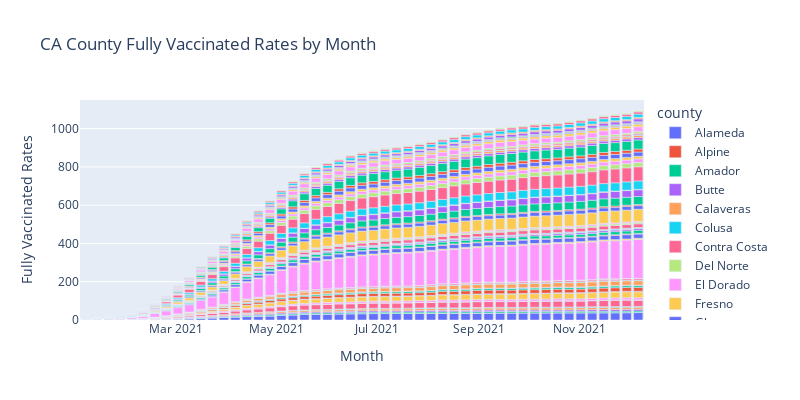

The cell this chart's notebook holds for it:
### Code cell
px.bar(vaccine_week_new, x="Week", y="fully_vaccinated_rates", title="CA County Fully Vaccinated Rates by Month",
       color="county", labels = {"fully_vaccinated_rates": "Fully Vaccinated Rates", "Week": "Month"}, width=800, height=400)
